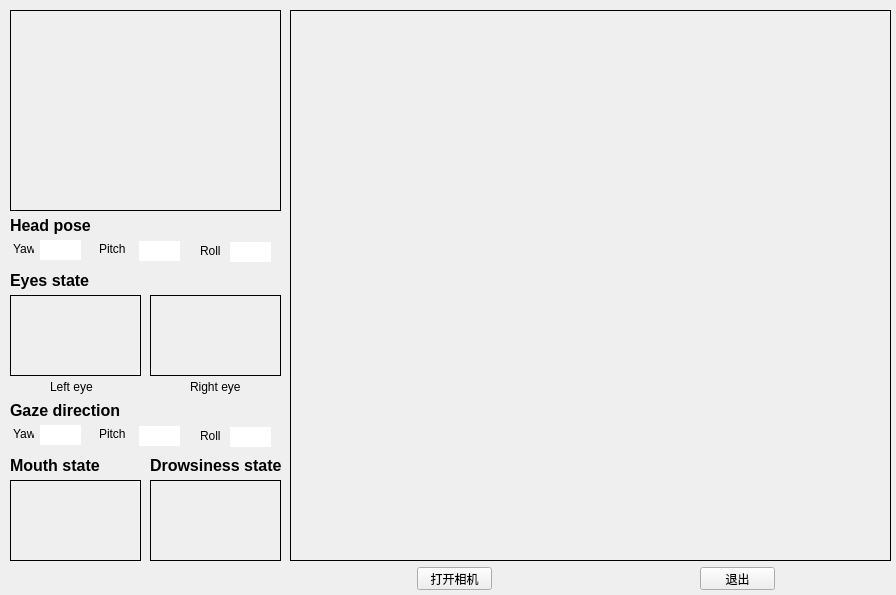
<?xml version="1.0" encoding="UTF-8"?>
<ui version="4.0">
 <class>Form</class>
 <widget class="QWidget" name="Form">
  <property name="geometry">
   <rect>
    <x>0</x>
    <y>0</y>
    <width>896</width>
    <height>595</height>
   </rect>
  </property>
  <property name="windowTitle">
   <string>Form</string>
  </property>
  <widget class="QLabel" name="face_mesh">
   <property name="geometry">
    <rect>
     <x>10</x>
     <y>10</y>
     <width>271</width>
     <height>201</height>
    </rect>
   </property>
   <property name="frameShape">
    <enum>QFrame::Box</enum>
   </property>
   <property name="frameShadow">
    <enum>QFrame::Plain</enum>
   </property>
   <property name="text">
    <string/>
   </property>
  </widget>
  <widget class="QLabel" name="show_camera">
   <property name="geometry">
    <rect>
     <x>290</x>
     <y>10</y>
     <width>601</width>
     <height>551</height>
    </rect>
   </property>
   <property name="frameShape">
    <enum>QFrame::Box</enum>
   </property>
   <property name="frameShadow">
    <enum>QFrame::Plain</enum>
   </property>
   <property name="text">
    <string/>
   </property>
  </widget>
  <widget class="QLabel" name="head_pose_label">
   <property name="geometry">
    <rect>
     <x>10</x>
     <y>210</y>
     <width>271</width>
     <height>31</height>
    </rect>
   </property>
   <property name="font">
    <font>
     <family>Arial</family>
     <pointsize>12</pointsize>
     <weight>75</weight>
     <bold>true</bold>
    </font>
   </property>
   <property name="frameShape">
    <enum>QFrame::NoFrame</enum>
   </property>
   <property name="frameShadow">
    <enum>QFrame::Plain</enum>
   </property>
   <property name="text">
    <string>Head pose</string>
   </property>
  </widget>
  <widget class="QLineEdit" name="head_yaw">
   <property name="geometry">
    <rect>
     <x>40</x>
     <y>240</y>
     <width>41</width>
     <height>20</height>
    </rect>
   </property>
   <property name="frame">
    <bool>false</bool>
   </property>
  </widget>
  <widget class="QLabel" name="head_yaw_label">
   <property name="geometry">
    <rect>
     <x>13</x>
     <y>241</y>
     <width>21</width>
     <height>16</height>
    </rect>
   </property>
   <property name="text">
    <string>Yaw</string>
   </property>
  </widget>
  <widget class="QLabel" name="head_pitch_label">
   <property name="geometry">
    <rect>
     <x>99</x>
     <y>241</y>
     <width>31</width>
     <height>16</height>
    </rect>
   </property>
   <property name="text">
    <string>Pitch</string>
   </property>
  </widget>
  <widget class="QLineEdit" name="head_pitch">
   <property name="geometry">
    <rect>
     <x>139</x>
     <y>241</y>
     <width>41</width>
     <height>20</height>
    </rect>
   </property>
   <property name="frame">
    <bool>false</bool>
   </property>
  </widget>
  <widget class="QLabel" name="head_roll_label">
   <property name="geometry">
    <rect>
     <x>200</x>
     <y>243</y>
     <width>31</width>
     <height>16</height>
    </rect>
   </property>
   <property name="text">
    <string>Roll</string>
   </property>
  </widget>
  <widget class="QLineEdit" name="head_roll">
   <property name="geometry">
    <rect>
     <x>230</x>
     <y>242</y>
     <width>41</width>
     <height>20</height>
    </rect>
   </property>
   <property name="frame">
    <bool>false</bool>
   </property>
  </widget>
  <widget class="QLabel" name="eye_state_label">
   <property name="geometry">
    <rect>
     <x>10</x>
     <y>265</y>
     <width>271</width>
     <height>31</height>
    </rect>
   </property>
   <property name="font">
    <font>
     <family>Arial</family>
     <pointsize>12</pointsize>
     <weight>75</weight>
     <bold>true</bold>
    </font>
   </property>
   <property name="frameShape">
    <enum>QFrame::NoFrame</enum>
   </property>
   <property name="frameShadow">
    <enum>QFrame::Plain</enum>
   </property>
   <property name="text">
    <string>Eyes state</string>
   </property>
  </widget>
  <widget class="QLabel" name="left_eye">
   <property name="geometry">
    <rect>
     <x>10</x>
     <y>295</y>
     <width>131</width>
     <height>81</height>
    </rect>
   </property>
   <property name="frameShape">
    <enum>QFrame::Box</enum>
   </property>
   <property name="frameShadow">
    <enum>QFrame::Plain</enum>
   </property>
   <property name="text">
    <string/>
   </property>
  </widget>
  <widget class="QLabel" name="right_eye">
   <property name="geometry">
    <rect>
     <x>150</x>
     <y>295</y>
     <width>131</width>
     <height>81</height>
    </rect>
   </property>
   <property name="frameShape">
    <enum>QFrame::Box</enum>
   </property>
   <property name="frameShadow">
    <enum>QFrame::Plain</enum>
   </property>
   <property name="text">
    <string/>
   </property>
  </widget>
  <widget class="QLabel" name="left_eye_label">
   <property name="geometry">
    <rect>
     <x>50</x>
     <y>379</y>
     <width>61</width>
     <height>16</height>
    </rect>
   </property>
   <property name="text">
    <string>Left eye</string>
   </property>
  </widget>
  <widget class="QLabel" name="right_eye_label">
   <property name="geometry">
    <rect>
     <x>190</x>
     <y>379</y>
     <width>61</width>
     <height>16</height>
    </rect>
   </property>
   <property name="text">
    <string>Right eye</string>
   </property>
  </widget>
  <widget class="QLabel" name="gaze_direction_label">
   <property name="geometry">
    <rect>
     <x>10</x>
     <y>395</y>
     <width>271</width>
     <height>31</height>
    </rect>
   </property>
   <property name="font">
    <font>
     <family>Arial</family>
     <pointsize>12</pointsize>
     <weight>75</weight>
     <bold>true</bold>
    </font>
   </property>
   <property name="frameShape">
    <enum>QFrame::NoFrame</enum>
   </property>
   <property name="frameShadow">
    <enum>QFrame::Plain</enum>
   </property>
   <property name="text">
    <string>Gaze direction</string>
   </property>
  </widget>
  <widget class="QLabel" name="gaze_roll_label">
   <property name="geometry">
    <rect>
     <x>200</x>
     <y>428</y>
     <width>31</width>
     <height>16</height>
    </rect>
   </property>
   <property name="text">
    <string>Roll</string>
   </property>
  </widget>
  <widget class="QLabel" name="gaze_yaw_label">
   <property name="geometry">
    <rect>
     <x>13</x>
     <y>426</y>
     <width>21</width>
     <height>16</height>
    </rect>
   </property>
   <property name="text">
    <string>Yaw</string>
   </property>
  </widget>
  <widget class="QLineEdit" name="gaze_roll">
   <property name="geometry">
    <rect>
     <x>230</x>
     <y>427</y>
     <width>41</width>
     <height>20</height>
    </rect>
   </property>
   <property name="frame">
    <bool>false</bool>
   </property>
  </widget>
  <widget class="QLineEdit" name="gaze_pitch">
   <property name="geometry">
    <rect>
     <x>139</x>
     <y>426</y>
     <width>41</width>
     <height>20</height>
    </rect>
   </property>
   <property name="frame">
    <bool>false</bool>
   </property>
  </widget>
  <widget class="QLabel" name="gaze_pitch_label">
   <property name="geometry">
    <rect>
     <x>99</x>
     <y>426</y>
     <width>31</width>
     <height>16</height>
    </rect>
   </property>
   <property name="text">
    <string>Pitch</string>
   </property>
  </widget>
  <widget class="QLineEdit" name="gaze_yaw">
   <property name="geometry">
    <rect>
     <x>40</x>
     <y>425</y>
     <width>41</width>
     <height>20</height>
    </rect>
   </property>
   <property name="frame">
    <bool>false</bool>
   </property>
  </widget>
  <widget class="QLabel" name="drowsiness_state">
   <property name="geometry">
    <rect>
     <x>150</x>
     <y>480</y>
     <width>131</width>
     <height>81</height>
    </rect>
   </property>
   <property name="frameShape">
    <enum>QFrame::Box</enum>
   </property>
   <property name="frameShadow">
    <enum>QFrame::Plain</enum>
   </property>
   <property name="text">
    <string/>
   </property>
  </widget>
  <widget class="QLabel" name="Moth_state_label">
   <property name="geometry">
    <rect>
     <x>10</x>
     <y>450</y>
     <width>131</width>
     <height>31</height>
    </rect>
   </property>
   <property name="font">
    <font>
     <family>Arial</family>
     <pointsize>12</pointsize>
     <weight>75</weight>
     <bold>true</bold>
    </font>
   </property>
   <property name="frameShape">
    <enum>QFrame::NoFrame</enum>
   </property>
   <property name="frameShadow">
    <enum>QFrame::Plain</enum>
   </property>
   <property name="text">
    <string>Mouth state</string>
   </property>
  </widget>
  <widget class="QLabel" name="mouth_state">
   <property name="geometry">
    <rect>
     <x>10</x>
     <y>480</y>
     <width>131</width>
     <height>81</height>
    </rect>
   </property>
   <property name="frameShape">
    <enum>QFrame::Box</enum>
   </property>
   <property name="frameShadow">
    <enum>QFrame::Plain</enum>
   </property>
   <property name="text">
    <string/>
   </property>
  </widget>
  <widget class="QLabel" name="drowsiness_state_label">
   <property name="geometry">
    <rect>
     <x>150</x>
     <y>450</y>
     <width>131</width>
     <height>31</height>
    </rect>
   </property>
   <property name="font">
    <font>
     <family>Arial</family>
     <pointsize>12</pointsize>
     <weight>75</weight>
     <bold>true</bold>
    </font>
   </property>
   <property name="frameShape">
    <enum>QFrame::NoFrame</enum>
   </property>
   <property name="frameShadow">
    <enum>QFrame::Plain</enum>
   </property>
   <property name="text">
    <string>Drowsiness state</string>
   </property>
  </widget>
  <widget class="QPushButton" name="button_open_camera">
   <property name="geometry">
    <rect>
     <x>417</x>
     <y>567</y>
     <width>75</width>
     <height>23</height>
    </rect>
   </property>
   <property name="text">
    <string>打开相机</string>
   </property>
  </widget>
  <widget class="QPushButton" name="button_close">
   <property name="geometry">
    <rect>
     <x>700</x>
     <y>567</y>
     <width>75</width>
     <height>23</height>
    </rect>
   </property>
   <property name="text">
    <string>退出</string>
   </property>
  </widget>
 </widget>
 <resources/>
 <connections/>
</ui>
